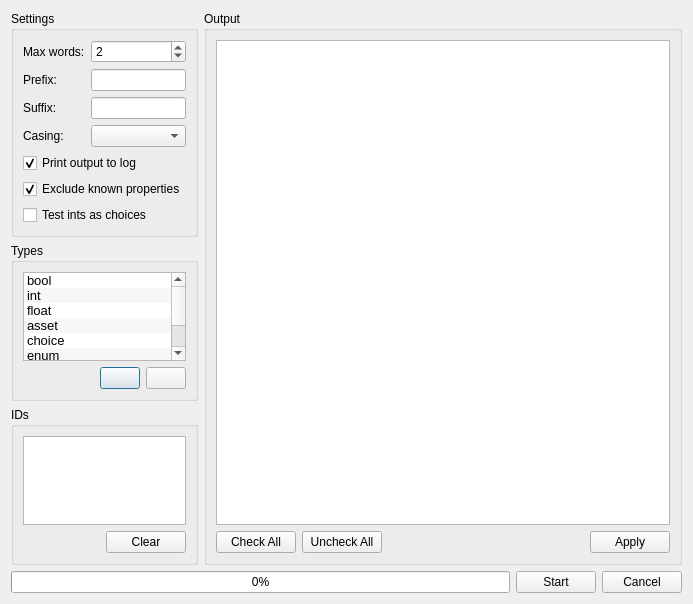
<?xml version="1.0" encoding="UTF-8"?>
<ui version="4.0">
 <class>CGeneratePropertyNamesDialog</class>
 <widget class="QDialog" name="CGeneratePropertyNamesDialog">
  <property name="geometry">
   <rect>
    <x>0</x>
    <y>0</y>
    <width>693</width>
    <height>604</height>
   </rect>
  </property>
  <property name="windowTitle">
   <string>Generate Property Names</string>
  </property>
  <layout class="QVBoxLayout" name="verticalLayout_5">
   <item>
    <layout class="QHBoxLayout" name="horizontalLayout_4" stretch="1,3">
     <item>
      <layout class="QVBoxLayout" name="verticalLayout_4">
       <item>
        <widget class="QGroupBox" name="SettingsGroupBox">
         <property name="sizePolicy">
          <sizepolicy hsizetype="Preferred" vsizetype="Preferred">
           <horstretch>1</horstretch>
           <verstretch>0</verstretch>
          </sizepolicy>
         </property>
         <property name="title">
          <string>Settings</string>
         </property>
         <layout class="QVBoxLayout" name="verticalLayout_3">
          <item>
           <layout class="QFormLayout" name="formLayout">
            <item row="0" column="0">
             <widget class="QLabel" name="MaxWordsLabel">
              <property name="text">
               <string>Max words:</string>
              </property>
             </widget>
            </item>
            <item row="0" column="1">
             <widget class="QSpinBox" name="NumWordsSpinBox">
              <property name="value">
               <number>2</number>
              </property>
             </widget>
            </item>
            <item row="1" column="0">
             <widget class="QLabel" name="PrefixLabel">
              <property name="text">
               <string>Prefix:</string>
              </property>
             </widget>
            </item>
            <item row="1" column="1">
             <widget class="QLineEdit" name="PrefixLineEdit"/>
            </item>
            <item row="2" column="0">
             <widget class="QLabel" name="SuffixLabel">
              <property name="text">
               <string>Suffix:</string>
              </property>
             </widget>
            </item>
            <item row="2" column="1">
             <widget class="QLineEdit" name="SuffixLineEdit"/>
            </item>
            <item row="3" column="0">
             <widget class="QLabel" name="label">
              <property name="text">
               <string>Casing:</string>
              </property>
             </widget>
            </item>
            <item row="3" column="1">
             <widget class="CNameCasingComboBox" name="CasingComboBox"/>
            </item>
           </layout>
          </item>
          <item>
           <widget class="QCheckBox" name="LogOutputCheckBox">
            <property name="text">
             <string>Print output to log</string>
            </property>
            <property name="checked">
             <bool>true</bool>
            </property>
           </widget>
          </item>
          <item>
           <widget class="QCheckBox" name="UnnamedOnlyCheckBox">
            <property name="text">
             <string>Exclude known properties</string>
            </property>
            <property name="checked">
             <bool>true</bool>
            </property>
           </widget>
          </item>
          <item>
           <widget class="QCheckBox" name="TestIntsAsChoicesCheckBox">
            <property name="text">
             <string>Test ints as choices</string>
            </property>
           </widget>
          </item>
         </layout>
        </widget>
       </item>
       <item>
        <widget class="QGroupBox" name="TypeSuffixesGroupBox">
         <property name="sizePolicy">
          <sizepolicy hsizetype="Preferred" vsizetype="Preferred">
           <horstretch>1</horstretch>
           <verstretch>0</verstretch>
          </sizepolicy>
         </property>
         <property name="title">
          <string>Types</string>
         </property>
         <layout class="QVBoxLayout" name="verticalLayout">
          <item>
           <widget class="QListWidget" name="TypeSuffixesListWidget">
            <property name="font">
             <font>
              <pointsize>10</pointsize>
             </font>
            </property>
            <property name="alternatingRowColors">
             <bool>true</bool>
            </property>
            <property name="verticalScrollMode">
             <enum>QAbstractItemView::ScrollPerPixel</enum>
            </property>
            <property name="horizontalScrollMode">
             <enum>QAbstractItemView::ScrollPerPixel</enum>
            </property>
            <item>
             <property name="text">
              <string>bool</string>
             </property>
             <property name="flags">
              <set>ItemIsSelectable|ItemIsEditable|ItemIsEnabled</set>
             </property>
            </item>
            <item>
             <property name="text">
              <string>int</string>
             </property>
             <property name="flags">
              <set>ItemIsSelectable|ItemIsEditable|ItemIsEnabled</set>
             </property>
            </item>
            <item>
             <property name="text">
              <string>float</string>
             </property>
             <property name="flags">
              <set>ItemIsSelectable|ItemIsEditable|ItemIsEnabled</set>
             </property>
            </item>
            <item>
             <property name="text">
              <string>asset</string>
             </property>
             <property name="flags">
              <set>ItemIsSelectable|ItemIsEditable|ItemIsEnabled</set>
             </property>
            </item>
            <item>
             <property name="text">
              <string>choice</string>
             </property>
             <property name="flags">
              <set>ItemIsSelectable|ItemIsEditable|ItemIsEnabled</set>
             </property>
            </item>
            <item>
             <property name="text">
              <string>enum</string>
             </property>
             <property name="flags">
              <set>ItemIsSelectable|ItemIsEditable|ItemIsEnabled</set>
             </property>
            </item>
            <item>
             <property name="text">
              <string>string</string>
             </property>
             <property name="flags">
              <set>ItemIsSelectable|ItemIsEditable|ItemIsEnabled</set>
             </property>
            </item>
            <item>
             <property name="text">
              <string>sound</string>
             </property>
             <property name="flags">
              <set>ItemIsSelectable|ItemIsEditable|ItemIsEnabled</set>
             </property>
            </item>
            <item>
             <property name="text">
              <string>Color</string>
             </property>
             <property name="flags">
              <set>ItemIsSelectable|ItemIsEditable|ItemIsEnabled</set>
             </property>
            </item>
           </widget>
          </item>
          <item>
           <layout class="QHBoxLayout" name="horizontalLayout">
            <item>
             <spacer name="horizontalSpacer">
              <property name="orientation">
               <enum>Qt::Horizontal</enum>
              </property>
              <property name="sizeHint" stdset="0">
               <size>
                <width>40</width>
                <height>20</height>
               </size>
              </property>
             </spacer>
            </item>
            <item>
             <widget class="QPushButton" name="AddSuffixButton">
              <property name="text">
               <string/>
              </property>
              <property name="icon">
               <iconset resource="Icons.qrc">
                <normaloff>:/icons/Plus.svg</normaloff>:/icons/Plus.svg</iconset>
              </property>
             </widget>
            </item>
            <item>
             <widget class="QPushButton" name="RemoveSuffixButton">
              <property name="text">
               <string/>
              </property>
              <property name="icon">
               <iconset resource="Icons.qrc">
                <normaloff>:/icons/Minus v2.svg</normaloff>:/icons/Minus v2.svg</iconset>
              </property>
             </widget>
            </item>
           </layout>
          </item>
         </layout>
        </widget>
       </item>
       <item>
        <widget class="QGroupBox" name="IdPoolGroupBox">
         <property name="title">
          <string>IDs</string>
         </property>
         <layout class="QVBoxLayout" name="verticalLayout_6">
          <item>
           <widget class="QListWidget" name="IdPoolList">
            <property name="alternatingRowColors">
             <bool>true</bool>
            </property>
           </widget>
          </item>
          <item>
           <layout class="QHBoxLayout" name="horizontalLayout_5">
            <item>
             <spacer name="horizontalSpacer_3">
              <property name="orientation">
               <enum>Qt::Horizontal</enum>
              </property>
              <property name="sizeHint" stdset="0">
               <size>
                <width>40</width>
                <height>20</height>
               </size>
              </property>
             </spacer>
            </item>
            <item>
             <widget class="QPushButton" name="ClearIdPoolButton">
              <property name="text">
               <string>Clear</string>
              </property>
             </widget>
            </item>
           </layout>
          </item>
         </layout>
        </widget>
       </item>
      </layout>
     </item>
     <item>
      <widget class="QGroupBox" name="OutputGroupBox">
       <property name="sizePolicy">
        <sizepolicy hsizetype="Preferred" vsizetype="Preferred">
         <horstretch>3</horstretch>
         <verstretch>0</verstretch>
        </sizepolicy>
       </property>
       <property name="title">
        <string>Output</string>
       </property>
       <layout class="QVBoxLayout" name="verticalLayout_2">
        <item>
         <widget class="CCheckableTreeWidget" name="OutputTreeWidget">
          <property name="font">
           <font>
            <pointsize>10</pointsize>
           </font>
          </property>
          <property name="editTriggers">
           <set>QAbstractItemView::NoEditTriggers</set>
          </property>
          <property name="showDropIndicator" stdset="0">
           <bool>false</bool>
          </property>
          <property name="alternatingRowColors">
           <bool>true</bool>
          </property>
          <property name="verticalScrollMode">
           <enum>QAbstractItemView::ScrollPerPixel</enum>
          </property>
          <property name="indentation">
           <number>10</number>
          </property>
          <property name="uniformRowHeights">
           <bool>true</bool>
          </property>
          <attribute name="headerVisible">
           <bool>false</bool>
          </attribute>
          <column>
           <property name="text">
            <string>Name</string>
           </property>
          </column>
          <column>
           <property name="text">
            <string>Type</string>
           </property>
          </column>
          <column>
           <property name="text">
            <string>ID</string>
           </property>
          </column>
          <column>
           <property name="text">
            <string>Current</string>
           </property>
          </column>
         </widget>
        </item>
        <item>
         <layout class="QHBoxLayout" name="horizontalLayout_2">
          <item>
           <widget class="QPushButton" name="CheckAllButton">
            <property name="text">
             <string>Check All</string>
            </property>
           </widget>
          </item>
          <item>
           <widget class="QPushButton" name="UncheckAllButton">
            <property name="text">
             <string>Uncheck All</string>
            </property>
           </widget>
          </item>
          <item>
           <widget class="QLabel" name="NumSelectedLabel">
            <property name="text">
             <string/>
            </property>
           </widget>
          </item>
          <item>
           <spacer name="horizontalSpacer_2">
            <property name="orientation">
             <enum>Qt::Horizontal</enum>
            </property>
            <property name="sizeHint" stdset="0">
             <size>
              <width>40</width>
              <height>20</height>
             </size>
            </property>
           </spacer>
          </item>
          <item>
           <widget class="QPushButton" name="ApplyButton">
            <property name="text">
             <string>Apply</string>
            </property>
           </widget>
          </item>
         </layout>
        </item>
       </layout>
      </widget>
     </item>
    </layout>
   </item>
   <item>
    <layout class="QHBoxLayout" name="horizontalLayout_3">
     <item>
      <widget class="QProgressBar" name="ProgressBar">
       <property name="maximum">
        <number>100000</number>
       </property>
       <property name="value">
        <number>0</number>
       </property>
      </widget>
     </item>
     <item>
      <widget class="QPushButton" name="StartButton">
       <property name="text">
        <string>Start</string>
       </property>
      </widget>
     </item>
     <item>
      <widget class="QPushButton" name="CancelButton">
       <property name="text">
        <string>Cancel</string>
       </property>
      </widget>
     </item>
    </layout>
   </item>
  </layout>
 </widget>
 <customwidgets>
  <customwidget>
   <class>CCheckableTreeWidget</class>
   <extends>QTreeWidget</extends>
   <header>Editor/Widgets/CCheckableTreeWidget.h</header>
  </customwidget>
  <customwidget>
   <class>CNameCasingComboBox</class>
   <extends>QComboBox</extends>
   <header>Editor/CGeneratePropertyNamesDialog.h</header>
  </customwidget>
 </customwidgets>
 <resources>
  <include location="Icons.qrc"/>
 </resources>
 <connections/>
</ui>
